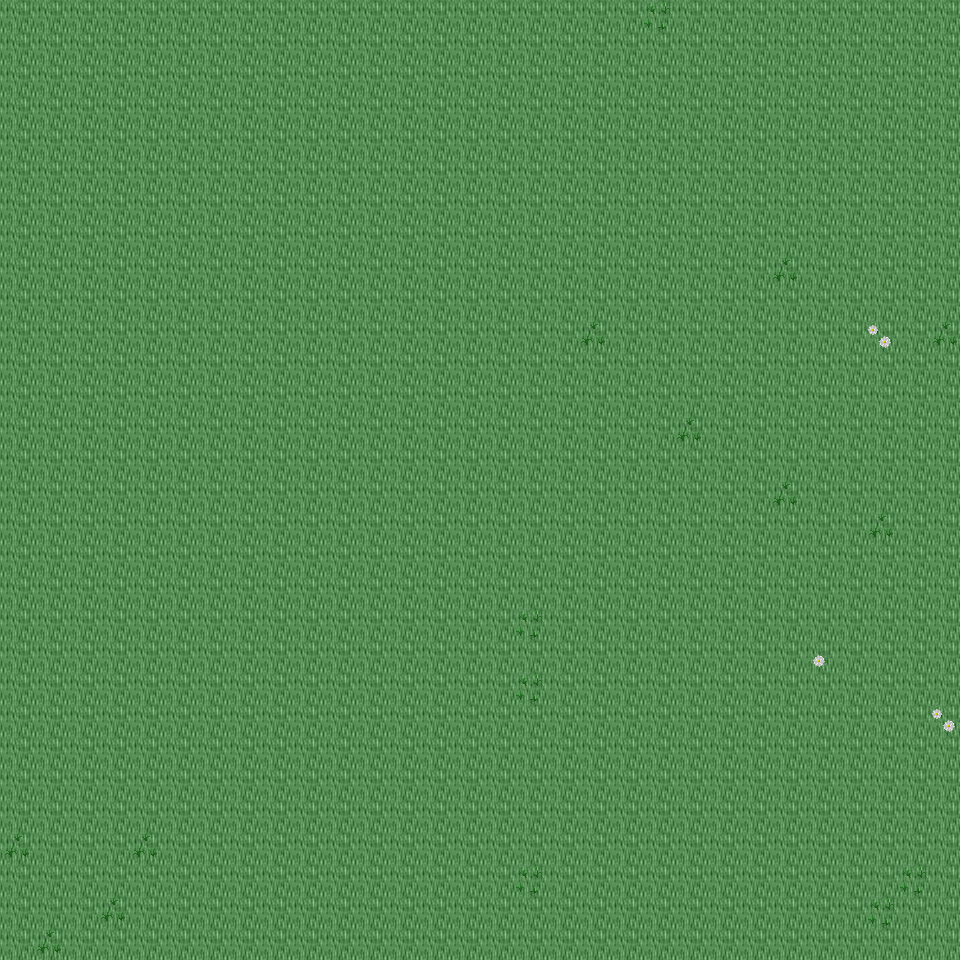

This is a level from a 2D game, rendered from its Tiled map with the project's own tilesets. A one-line summary and the map file follow, with tile-layer data summarised:
An orthogonal 30x30 tile map with 32x32 px tiles, 6 tile layers (Ground, Object, Object2, Above, ...), 29 tilesets and 2 objects (2x mapExit).

<map version="1.0" orientation="orthogonal" renderorder="right-down" width="30" height="30" tilewidth="32" tileheight="32" nextobjectid="3">
  <tileset firstgid="1" name="tileset_ground_ground" tilewidth="32" tileheight="32" tilecount="33" columns="3">
    <image source="../drawable/tileset_ground_ground.png" width="96" height="352" />
  </tileset>
  <tileset firstgid="34" name="tileset_plant_flower_daisy_white" tilewidth="32" tileheight="32" tilecount="8" columns="2">
    <image source="../drawable/tileset_plant_flower_daisy_white.png" width="64" height="128" />
  </tileset>
  <tileset firstgid="42" name="tileset_plant_grasses" tilewidth="32" tileheight="32" tilecount="6" columns="3">
    <image source="../drawable/tileset_plant_grasses.png" width="96" height="64" />
  </tileset>
  <tileset firstgid="48" name="tileset_plant_flower_daisy_yellow" tilewidth="32" tileheight="32" tilecount="8" columns="2">
    <image source="../drawable/tileset_plant_flower_daisy_yellow.png" width="64" height="128" />
  </tileset>
  <tileset firstgid="56" name="tileset_plant_leaves" tilewidth="32" tileheight="32" tilecount="8" columns="4">
    <image source="../drawable/tileset_plant_leaves.png" width="128" height="64" />
  </tileset>
  <tileset firstgid="64" name="tileset_building_wall_wall_brown" tilewidth="32" tileheight="32" tilecount="12" columns="3">
    <image source="../drawable/tileset_building_wall_wall_brown.png" width="96" height="128" />
  </tileset>
  <tileset firstgid="76" name="tileset_building_wall_stone" tilewidth="32" tileheight="32" tilecount="12" columns="3">
    <image source="../drawable/tileset_building_wall_stone.png" width="96" height="128" />
  </tileset>
  <tileset firstgid="88" name="tileset_plant_bush_bushes" tilewidth="32" tileheight="32" tilecount="10" columns="5">
    <image source="../drawable/tileset_plant_bush_bushes.png" width="160" height="64" />
  </tileset>
  <tileset firstgid="98" name="tileset_plant_cactus" tilewidth="32" tileheight="32" tilecount="2" columns="1">
    <image source="../drawable/tileset_plant_cactus.png" width="32" height="64" />
  </tileset>
  <tileset firstgid="100" name="tileset_plant_stump_stump_brown" tilewidth="32" tileheight="32" tilecount="4" columns="2">
    <image source="../drawable/tileset_plant_stump_stump_brown.png" width="64" height="64" />
  </tileset>
  <tileset firstgid="104" name="tileset_plant_tree_tree_darkgreen" tilewidth="32" tileheight="32" tilecount="88" columns="8">
    <image source="../drawable/tileset_plant_tree_tree_darkgreen.png" width="256" height="352" />
  </tileset>
  <tileset firstgid="192" name="tileset_building_window_window_long" tilewidth="32" tileheight="32" tilecount="3" columns="3">
    <image source="../drawable/tileset_building_window_window_long.png" width="96" height="32" />
  </tileset>
  <tileset firstgid="195" name="tileset_building_door_door_n" tilewidth="32" tileheight="32" tilecount="6" columns="3">
    <image source="../drawable/tileset_building_door_door_n.png" width="96" height="64" />
  </tileset>
  <tileset firstgid="201" name="tileset_building_roof_green" tilewidth="32" tileheight="32" tilecount="20" columns="5">
    <image source="../drawable/tileset_building_roof_green.png" width="160" height="128" />
  </tileset>
  <tileset firstgid="221" name="tileset_plant_vine" tilewidth="32" tileheight="32" tilecount="3" columns="1">
    <image source="../drawable/tileset_plant_vine.png" width="32" height="96" />
  </tileset>
  <tileset firstgid="224" name="tileset_item_corpse_skull_dark" tilewidth="32" tileheight="32" tilecount="2" columns="2">
    <image source="../drawable/tileset_item_corpse_skull_dark.png" width="64" height="32" />
  </tileset>
  <tileset firstgid="226" name="tileset_logic_creature_animal" tilewidth="32" tileheight="32" tilecount="32" columns="8">
    <image source="../drawable/tileset_logic_creature_animal.png" width="256" height="128" />
  </tileset>
  <tileset firstgid="258" name="tileset_logic_creature_elf" tilewidth="32" tileheight="32" tilecount="16" columns="8">
    <image source="../drawable/tileset_logic_creature_elf.png" width="256" height="64" />
  </tileset>
  <tileset firstgid="274" name="tileset_logic_collision" tilewidth="32" tileheight="32" tilecount="1" columns="1">
    <image source="../drawable/tileset_logic_collision.png" width="32" height="32" />
  </tileset>
  <tileset firstgid="275" name="tileset_logic_creature_human_evil" tilewidth="32" tileheight="32" tilecount="16" columns="8">
    <image source="../drawable/tileset_logic_creature_human_evil.png" width="256" height="64" />
  </tileset>
  <tileset firstgid="291" name="tileset_building_door_closed" tilewidth="32" tileheight="32" tilecount="1" columns="1">
    <image source="../drawable/tileset_building_door_closed.png" width="32" height="32" />
  </tileset>
  <tileset firstgid="292" name="tileset_logic_portal" tilewidth="32" tileheight="32" tilecount="24" columns="8">
    <image source="../drawable/tileset_logic_portal.png" width="256" height="96" />
  </tileset>
  <tileset firstgid="316" name="tileset_ground_blue_paving" tilewidth="32" tileheight="32" tilecount="2" columns="1">
    <image source="../drawable/tileset_ground_blue_paving.png" width="32" height="64" />
  </tileset>
  <tileset firstgid="318" name="tileset_ground_green_paving" tilewidth="32" tileheight="32" tilecount="18" columns="3">
    <image source="../drawable/tileset_ground_green_paving.png" width="96" height="192" />
  </tileset>
  <tileset firstgid="336" name="tileset_logic_protection" tilewidth="32" tileheight="32" tilecount="2" columns="2">
    <image source="../drawable/tileset_logic_protection.png" width="64" height="32" />
  </tileset>
  <tileset firstgid="338" name="tileset_object_rotating_crystal" tilewidth="32" tileheight="32" tilecount="48" columns="8">
    <image source="../drawable/tileset_object_rotating_crystal.png" width="256" height="192" />
  </tileset>
  <tileset firstgid="386" name="tileset_light_white_1x1" tilewidth="32" tileheight="32" tilecount="1" columns="1">
    <image source="../drawable/tileset_light_white_1x1.png" width="32" height="32" />
  </tileset>
  <tileset firstgid="387" name="tileset_light_light_5x5" tilewidth="32" tileheight="32" tilecount="25" columns="5">
    <image source="../drawable/tileset_light_light_5x5.png" width="160" height="160" />
  </tileset>
  <tileset firstgid="412" name="tileset_logic_creature_ogre" tilewidth="32" tileheight="32" tilecount="4" columns="4">
    <image source="../drawable/tileset_logic_creature_ogre.png" width="128" height="32" />
  </tileset>
  <layer name="Ground" width="30" height="30">
    <data>[900 cells, 900 non-empty, 1 distinct tile ids]</data>
  </layer>
  <layer name="Object" width="30" height="30">
    <data>[900 cells, 19 non-empty, 4 distinct tile ids]</data>
  </layer>
  <layer name="Object2" width="30" height="30">
    <data>[900 cells, 0 non-empty, 0 distinct tile ids]</data>
  </layer>
  <layer name="Above" width="30" height="30">
    <data>[900 cells, 0 non-empty, 0 distinct tile ids]</data>
  </layer>
  <layer name="Above2" width="30" height="30">
    <data>[900 cells, 0 non-empty, 0 distinct tile ids]</data>
  </layer>
  <layer name="Walkable" width="30" height="30">
    <data>[900 cells, 0 non-empty, 0 distinct tile ids]</data>
  </layer>
  <objectgroup name="MapEvents">
    <object id="1" name="south" type="mapExit" x="0" y="928" width="960" height="32">
      <properties>
        <property name="map" value="level_0_x174_y60" />
        <property name="x" value="0" />
        <property name="y" value="1" />
      </properties>
    </object>
    <object id="2" name="west" type="mapExit" x="0" y="0" width="32" height="960">
      <properties>
        <property name="map" value="level_0_x173_y59" />
        <property name="x" value="28" />
        <property name="y" value="0" />
      </properties>
    </object>
  </objectgroup>
</map>
